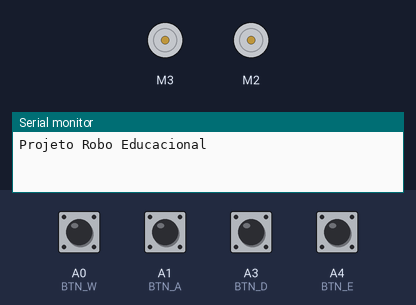
Bench run of a sketch on a simulated Arduino Uno, built with avr-gcc and run on an emulated ATmega328P. Parts: 2 × DC motor (green arrow = forward, orange = backward, longer = faster), the last lines printed to the serial monitor. The test bench sets the inputs (shaded band); at power-on: A0 (BTN_W), A1 (BTN_A), A3 (BTN_D), A4 (BTN_E) LOW.

Above: at 1.2 s.
1.3 s: A0 (BTN_W) pulled HIGH for 0.15 s
2.9 s: A4 (BTN_E) pulled HIGH for 0.15 s
At 3.7 s:
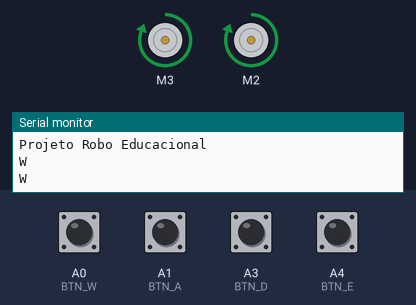
5.4 s: A1 (BTN_A) pulled HIGH for 0.15 s
7.0 s: A4 (BTN_E) pulled HIGH for 1 s
At 7.3 s:
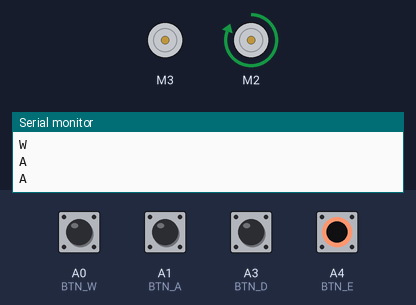
9.5 s: A3 (BTN_D) pulled HIGH for 0.15 s
11.1 s: A4 (BTN_E) pulled HIGH for 0.15 s
At 11.6 s:
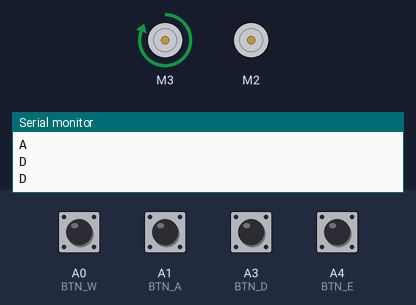
Timing chart, 0 to 14.1 s (numbered marks = the images above; inputs shaded):
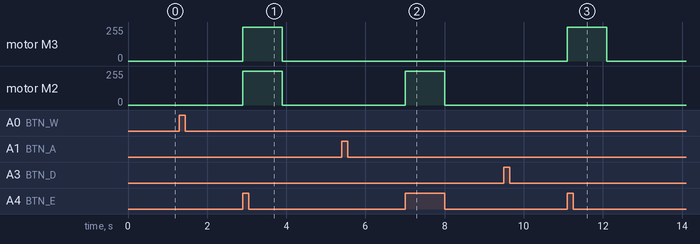

Measured:
- after the input at 2.9 s, motor M3, motor M2: stopped → forward 255/255 at once, → stopped 1.0 s later
- after the input at 7.0 s, motor M2: stopped → forward 255/255 at once, → stopped 1.0 s later
- after the input at 11.1 s, motor M3: stopped → forward 255/255 at once, → stopped 1.0 s later

The sketch:

sketch_sep15b.ino
```cpp
#include <AFMotor.h>

AF_DCMotor MotorEsquerda(3);
AF_DCMotor MotorDireita(2);


int BTN_W = A0;
int BTN_A = A1;
int BTN_S = A2;
int BTN_D = A3;
int BTN_E = A4;

String commands = "";

void setup()
{
  pinMode(BTN_W, INPUT);
  pinMode(BTN_A, INPUT);
  pinMode(BTN_S, INPUT);
  pinMode(BTN_D, INPUT);
  pinMode(BTN_E, INPUT);

  Serial.begin(9600);

  Serial.println("Projeto Robo Educacional");
}

void loop()
{
  if (digitalRead(BTN_W)) {
    commands.concat("W ");
    Serial.println(commands);
    delay(200);
  }
  if (digitalRead(BTN_A)) {
    commands.concat("A ");
    Serial.println(commands);
    delay(200);
  }

  if (digitalRead(BTN_D)) {
    commands.concat("D ");
    Serial.println(commands);
    delay(200);
  }

  if (digitalRead(BTN_E)) {
     executeCommands();
  }
}

void executeCommands(){
  while (commands.length() > 0)
  {
    int index = commands.indexOf(' ');
    {
      String currentCommand = commands.substring(0, index);
      commands = commands.substring(index+1);

      execute(currentCommand);

      delay(1000);
    }
  }
  commands = "";
}


void execute(String command) {
    String aComa = command.substring(0,1);

    Serial.println(aComa);

    if (aComa == "W") {
      Frente();
      delay(1000);
      Parar();
    }

    if (aComa == "D"){
      Direita();
      delay(1000);
      Parar();
    }

    if (aComa == "A"){
      Esquerda();
      delay(1000);
      Parar();
    }

}
void Frente(){

  MotorEsquerda.setSpeed(255);
  MotorDireita.setSpeed(255);
  MotorEsquerda.run(FORWARD);
  MotorDireita.run(FORWARD);
}

void Direita(){
  MotorEsquerda.setSpeed(255);
  MotorEsquerda.run(FORWARD);
  MotorDireita.run(RELEASE);
}

void Esquerda(){
  MotorDireita.setSpeed(255);
  MotorDireita.run(FORWARD);
  MotorEsquerda.run(RELEASE);

}

void Parar(){

  MotorEsquerda.run(RELEASE);
  MotorDireita.run(RELEASE);

}
  // continuar o código
```
